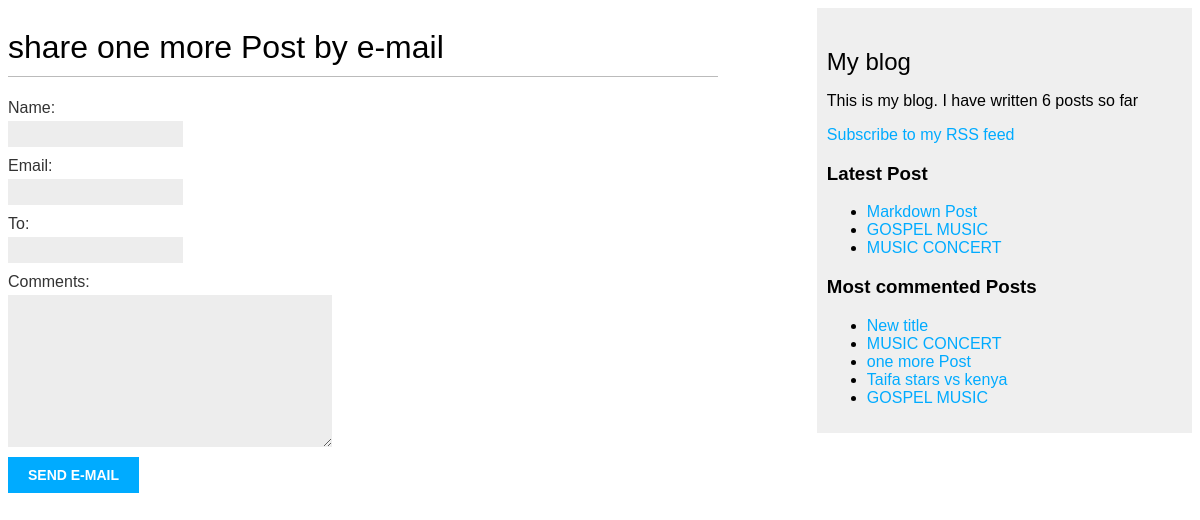
/blog/3/share/, run on the app's committed database.
### blog/models.py (models this page shows, shortened)
class Post(models.Model):
    STATUS_CHOICES = (('draft', 'Draft'), ('published', 'Published'),)
    title = models.CharField(max_length=250)
    slug = models.SlugField(max_length=250, unique_for_date='publish')
    author = models.ForeignKey(User, on_delete=models.CASCADE, related_name='blog_posts')
    body = models.TextField()
    publish = models.DateTimeField(default=timezone.now)
    created = models.DateTimeField(auto_now_add=True)
    updated= models.DateTimeField(auto_now=True)
    status = models.CharField(max_length=10, choices=STATUS_CHOICES, default='draft')
    class Meta:
        ordering = ("-publish",)
    objects = models.Manager() # The default manager
    published = PublishedManager() # Our custom manager
    def get_absolute_url(self):
        return reverse('blog:post_detail',
                        args=[self.publish.year,
                              self.publish.month,
                              self.publish.day, self.slug])
    tags = TaggableManager()

### blog/views.py (the view)
# urls.py: path('<int:post_id>/share/', views.post_share, name='post_share'),
def post_share(request, post_id):
    post = get_object_or_404(Post, id=post_id, status='published')
    sent = False
    if request.method == 'POST':
        form = EmailPostForm(request.POST)
        if form.is_valid():
            cd = form.cleaned_data
            post_url = request.build_absolute_uri(post.get_absolute_url())
            subject = f"{cd['name']} reccomends you read " \
                        f"{post.title}"
            message = f"read {post.title} at {post_url}\n\n" \
                        f"{cd['name']}\'s comments: {cd['comments']}"
            send_mail(subject, message, 'blutusyo.com', [cd['to']])
            sent = True
    else:
        form = EmailPostForm()
    return render(request, 'blog/post/share.html', {'post': post, 'form': form, 'sent': sent })

### blog/forms.py
class EmailPostForm(forms.Form):
    name = forms.CharField(max_length=25)
    email = forms.EmailField()
    to = forms.EmailField()
    comments = forms.CharField(required=False, widget=forms.Textarea)

### blog/models.py (called while the page is built)
    def get_queryset(self):
        return super(PublishedManager, self).get_queryset()\
                                            .filter(status='published')

### blog/templatetags/blog_tags.py (called while the page is built)
@register.simple_tag
def total_posts():
    return Post.published.count()

@register.inclusion_tag('blog/post/latest_posts.html')
def show_latest_posts(count=5):
    latest_posts = Post.published.order_by('-publish')[:count]
    return {'latest_posts': latest_posts}

@register.simple_tag
def get_most_commented_posts(count=5):
    return Post.published.annotate(
                total_comments=Count('comments')
                ).order_by('-total_comments')[:count]

### blog/templates/blog/post/share.html (shortened to what this page needs)
{% extends 'blog/base.html' %}
{% block content %}
    {% if sent %}
        <h1>Email successfully sent</h1>
        <p>{{ post.title }} was successfully sent to {{ form.cleaned_data.to }}</p>
    {% else %}
        <h1>share {{ post.title }} by e-mail</h1>
        <form method="post">
            {{ form.as_p }}
            <input type="submit" value="send e-mail">
        </form>
    {% endif %}
{% endblock %}

### blog/templates/blog/base.html (shortened to what this page needs)
{% load blog_tags %}
{% load static %}
<!DOCTYPE html>
<html>
    <head>
        <link href="{% static "css/blog.css" %}" rel="stylesheet">
    </head>
    <body >
        <div id="content">
            {% block content %}
            {% endblock %}
        </div>
        <div id="sidebar">
            <h2>My blog</h2>
            <p>This is my blog. I have written {% total_posts %} posts so far</p>
            <p>
                <a href='{% url "blog:post_feed" %}'>Subscribe to my RSS feed</a>
            </p>
            <h3>Latest Post</h3>
            {% show_latest_posts 3 %}
            <h3>Most commented Posts</h3>
            {% get_most_commented_posts as most_commented_posts %}
            <ul>
                {% for post in most_commented_posts %}
                    <li>
                        <a href="{{ post.get_absolute_url }}">{{ post.title }}</a>
                    </li>
                {% endfor %}
            </ul>
        </div>
    </body>
</html>

### blog/templates/blog/post/latest_posts.html
<ul>
    {% for post in latest_posts %}
        <li>
            <a href="{{ post.get_absolute_url }}">{{ post.title }}</a>
        </li>
    {% endfor %}
</ul>

### blog/static/css/blog.css (style rules this page uses)
body { margin:1; padding:1; font-family:helvetica, sans-serif }
a { color: #00abff; text-decoration: none; }
h1 { font-weight: normal; border-bottom: 1px solid #bbb; padding: 0 0 10px 0; }
h2 { font-weight: normal; margin: 30px 0 0; }
#content { float: left; width: 60%; padding: 0 0 30px; }
#sidebar { float: right; width: 30%; padding: 10px; background: #efefef; height: 100%; }
label { float: left; clear: both; color: #333; margin-bottom: 4px; }
input, textarea { clear: both; float: left; margin: 0 0 10px; background: #ededed; border: 0; padding: 6px 10px; font-size: 12px; }
input[type=submit] { font-weight: bold; background: #00abff; color: #fff; padding: 10px 20px; font-size: 14px; text-transform: uppercase; }

### data on the page
Post: title "one more Post"
Post: title "Markdown Post"
Post: title "GOSPEL MUSIC"
Post: title "MUSIC CONCERT"
Post: title "New title"
Post: title "Taifa stars vs kenya"
